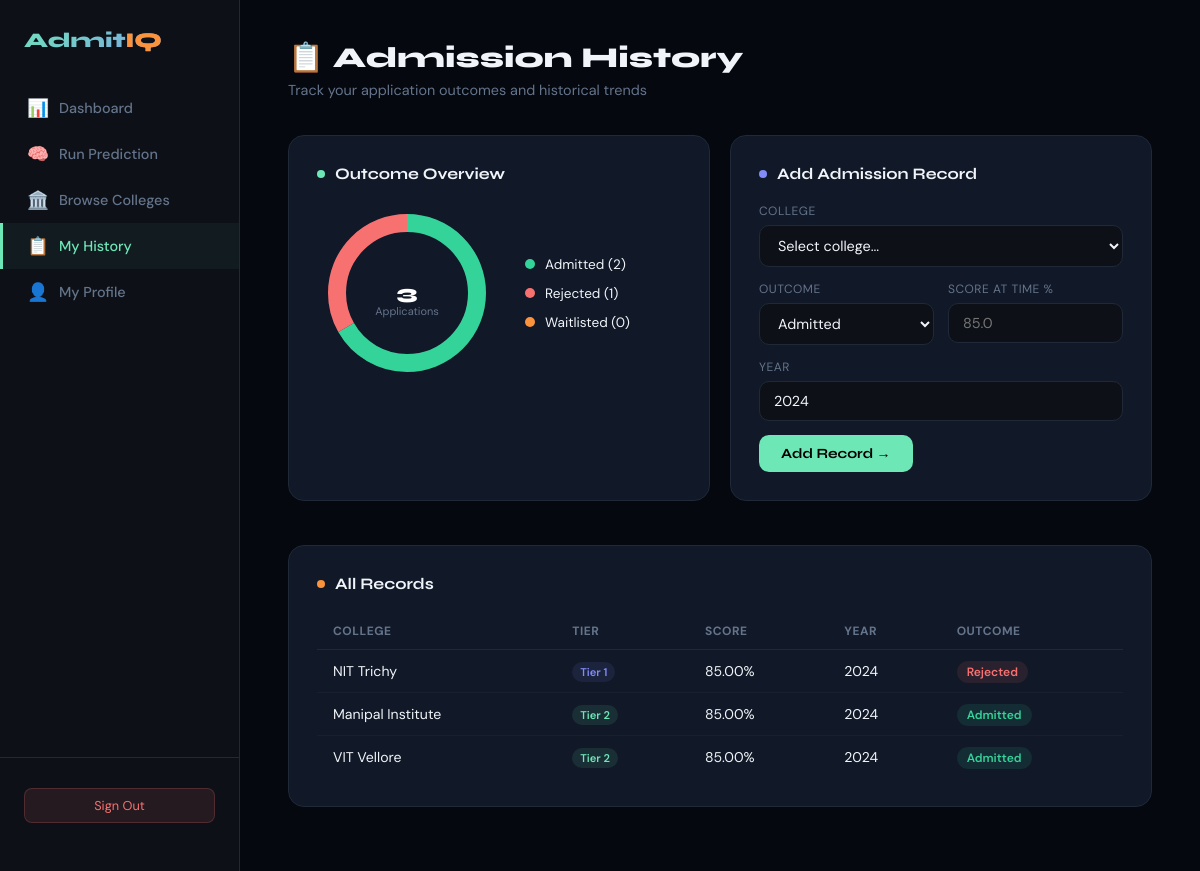
/pages/history.php (signed in), run on the app's committed database.
### tables this page shows
CREATE TABLE IF NOT EXISTS admission_records (
    record_id INT AUTO_INCREMENT PRIMARY KEY,
    student_id INT NOT NULL,
    college_id INT NOT NULL,
    outcome ENUM('Admitted','Rejected','Waitlisted') NOT NULL,
    previous_scores DECIMAL(5,2),
    year INT DEFAULT 2024,
    FOREIGN KEY (student_id) REFERENCES students(student_id) ON DELETE CASCADE,
    FOREIGN KEY (college_id) REFERENCES colleges(college_id) ON DELETE CASCADE
);

CREATE TABLE IF NOT EXISTS colleges (
    college_id INT AUTO_INCREMENT PRIMARY KEY,
    college_name VARCHAR(200) NOT NULL,
    location VARCHAR(100),
    course_list TEXT,
    cutoff_scores DECIMAL(5,2) DEFAULT 0,
    entrance_cutoff DECIMAL(5,2) DEFAULT 0,
    tier ENUM('Tier 1','Tier 2','Tier 3') DEFAULT 'Tier 2',
    created_at TIMESTAMP DEFAULT CURRENT_TIMESTAMP
);

### pages/history.php (the view, shortened to what this page needs)
<!DOCTYPE html>
<html lang="en">
<head>
</head>
<body>
<?php
$db = getDB();
$studentId = $_SESSION['student_id'];
$history  = $db->query("SELECT ar.*,c.college_name,c.tier FROM admission_records ar JOIN colleges c ON ar.college_id=c.college_id WHERE ar.student_id=$studentId ORDER BY ar.year DESC, ar.record_id DESC")->fetch_all(MYSQLI_ASSOC);
$admitted   = count(array_filter($history,fn($h)=>$h['outcome']==='Admitted'));
$rejected   = count(array_filter($history,fn($h)=>$h['outcome']==='Rejected'));
$waitlisted = count(array_filter($history,fn($h)=>$h['outcome']==='Waitlisted'));
$total = count($history);
?>
<aside class="sidebar">
  <div class="sidebar-logo">Admit<span>IQ</span></div>
  <nav>
    <a href="dashboard.php" class="nav-item"><span class="nav-icon">📊</span> Dashboard</a>
    <a href="predict.php"   class="nav-item"><span class="nav-icon">🧠</span> Run Prediction</a>
    <a href="colleges.php"  class="nav-item"><span class="nav-icon">🏛️</span> Browse Colleges</a>
    <a href="history.php"   class="nav-item active"><span class="nav-icon">📋</span> My History</a>
    <a href="profile.php"   class="nav-item"><span class="nav-icon">👤</span> My Profile</a>
  </nav>
  <div class="sidebar-footer">
    <a href="logout.php" class="logout-btn">Sign Out</a>
  </div>
</aside>
<main class="main">
  <div class="page-title">📋 Admission History</div>
  <div class="page-sub">Track your application outcomes and historical trends</div>
  <div class="two-col">
    <div class="card">
      <div class="card-title"><div class="dot"></div> Outcome Overview</div>
      <?php if($total>0):
        $r=70; $cx=90; $cy=90; $c=2*pi()*$r;
        $aD=$admitted/$total*$c; $rD=$rejected/$total*$c; $wD=$waitlisted/$total*$c;
        $aO=0; $rO=$aD; $wO=$aD+$rD;
      ?>
      <div class="donut-wrap">
        <svg width="180" height="180" viewBox="0 0 180 180">
          <circle cx="<?=$cx?>" cy="<?=$cy?>" r="<?=$r?>" fill="none" stroke="var(--border)" stroke-width="18"/>
          <?php if($admitted>0): ?>
          <circle cx="<?=$cx?>" cy="<?=$cy?>" r="<?=$r?>" fill="none" stroke="#34d399" stroke-width="18"
            stroke-dasharray="<?=$aD?> <?=$c?>" stroke-dashoffset="<?='-'.$aO?>" transform="rotate(-90 <?=$cx?> <?=$cy?>)"/>
          <?php endif; if($rejected>0): ?>
          <circle cx="<?=$cx?>" cy="<?=$cy?>" r="<?=$r?>" fill="none" stroke="#f87171" stroke-width="18"
            stroke-dasharray="<?=$rD?> <?=$c?>" stroke-dashoffset="<?='-'.$rO?>" transform="rotate(-90 <?=$cx?> <?=$cy?>)"/>
          <?php endif; if($waitlisted>0): ?>
          <circle cx="<?=$cx?>" cy="<?=$cy?>" r="<?=$r?>" fill="none" stroke="#fb923c" stroke-width="18"
            stroke-dasharray="<?=$wD?> <?=$c?>" stroke-dashoffset="<?='-'.$wO?>" transform="rotate(-90 <?=$cx?> <?=$cy?>)"/>
          <?php endif; ?>
          <text x="<?=$cx?>" y="<?=$cy?>" text-anchor="middle" dy="6" fill="white" font-family="Syne,sans-serif" font-size="20" font-weight="800"><?=$total?></text>
          <text x="<?=$cx?>" y="<?=$cy?>" text-anchor="middle" dy="22" fill="#64748b" font-family="DM Sans,sans-serif" font-size="11">Applications</text>
        </svg>
        <div class="donut-legend">
          <div class="leg-item"><div class="leg-dot" style="background:#34d399"></div> Admitted (<?=$admitted?>)</div>
          <div class="leg-item"><div class="leg-dot" style="background:#f87171"></div> Rejected (<?=$rejected?>)</div>
          <div class="leg-item"><div class="leg-dot" style="background:#fb923c"></div> Waitlisted (<?=$waitlisted?>)</div>
        </div>
      </div>
      <?php else: ?>
        <div class="empty">No records yet — add your first below.</div>
      <?php endif; ?>
    </div>
    <div class="card">
      <div class="card-title"><div class="dot" style="background:var(--accent2)"></div> Add Admission Record</div>
      <form method="POST">
        <div class="form-group">
          <label>College</label>
          <select name="college_id" required>
            <option value="">Select college...</option>
          </select>
        </div>
        <div class="form-row">
          <div class="form-group">
            <label>Outcome</label>
            <select name="outcome" required>
              <option value="Admitted">Admitted</option>
            </select>
          </div>
          <div class="form-group">
            <label>Score at Time %</label>
            <input type="number" name="previous_scores" min="0" max="100" step="0.1" placeholder="85.0">
          </div>
        </div>
        <div class="form-group">
          <label>Year</label>
          <input type="number" name="year" value="2024" min="2010" max="2030">
        </div>
        <button type="submit" class="btn-primary">Add Record →</button>
      </form>
    </div>
  </div>
  <div class="card">
    <div class="card-title"><div class="dot" style="background:var(--accent3)"></div> All Records</div>
    <?php if(empty($history)): ?>
      <div class="empty">No admission history yet. Add records above.</div>
    <?php else: ?>
    <div class="table-wrap">
      <table>
        <thead><tr><th>College</th><th>Tier</th><th>Score</th><th>Year</th><th>Outcome</th></tr></thead>
        <tbody>
        <?php foreach($history as $h): ?>
        <tr>
          <td><?= htmlspecialchars($h['college_name']) ?></td>
          <td><span class="tier-badge <?= strtolower(str_replace(' ','',$h['tier'])) ?>"><?= $h['tier'] ?></span></td>
          <td><?= $h['previous_scores'] ?>%</td>
          <td><?= $h['year'] ?></td>
          <td><span class="outcome-badge <?= strtolower($h['outcome']) ?>"><?= $h['outcome'] ?></span></td>
        </tr>
        <?php endforeach; ?>
        </tbody>
      </table>
    </div>
    <?php endif; ?>
  </div>
</main>
</body>
</html>

### pages/history.php (style rules this page uses)
*, *::before, *::after { box-sizing: border-box; margin: 0; padding: 0; }
:root { --bg:#05080f; --surface:#0d1117; --card:#111827; --border:#1f2937; --accent:#6ee7b7; --accent2:#818cf8; --accent3:#fb923c; --text:#f1f5f9; --muted:#64748b; --danger:#f87171; --success:#34d399; }
body { font-family:'DM Sans',sans-serif; background:var(--bg); color:var(--text); display:flex; min-height:100vh; }
.sidebar { width:240px; min-height:100vh; background:var(--surface); border-right:1px solid var(--border); display:flex; flex-direction:column; position:fixed; left:0; top:0; bottom:0; z-index:100; padding:28px 0; }
.sidebar-logo { font-family:'Syne',sans-serif; font-size:1.3rem; font-weight:800; background:linear-gradient(135deg,var(--accent),var(--accent2)); -webkit-background-clip:text; -webkit-text-fill-color:transparent; padding:0 24px; margin-bottom:32px; }
.sidebar-logo span { -webkit-text-fill-color:var(--accent3); }
.nav-item { display:flex; align-items:center; gap:12px; padding:12px 24px; color:var(--muted); text-decoration:none; font-size:0.9rem; font-weight:500; transition:all 0.2s; border-left:3px solid transparent; }
.nav-item.active { color:var(--accent); border-left-color:var(--accent); background:rgba(110,231,183,0.05); }
.nav-icon { font-size:1.1rem; width:20px; }
.sidebar-footer { margin-top:auto; padding:20px 24px; border-top:1px solid var(--border); }
.logout-btn { display:block; text-align:center; padding:8px; margin-top:10px; background:rgba(248,113,113,0.1); border:1px solid rgba(248,113,113,0.2); color:var(--danger); border-radius:8px; text-decoration:none; font-size:0.8rem; }
.main { margin-left:240px; flex:1; padding:40px 48px; }
.page-title { font-family:'Syne',sans-serif; font-size:1.8rem; font-weight:800; margin-bottom:6px; }
.page-sub { color:var(--muted); font-size:0.9rem; margin-bottom:36px; }
.card { background:var(--card); border:1px solid var(--border); border-radius:16px; padding:28px; margin-bottom:24px; }
.card-title { font-family:'Syne',sans-serif; font-size:1rem; font-weight:700; margin-bottom:20px; display:flex; align-items:center; gap:10px; }
.dot { width:8px; height:8px; border-radius:50%; background:var(--accent); }
.two-col { display:grid; grid-template-columns:1fr 1fr; gap:20px; margin-bottom:20px; }
.donut-wrap { display:flex; align-items:center; gap:28px; }
.donut-legend { display:flex; flex-direction:column; gap:12px; }
.leg-item { display:flex; align-items:center; gap:10px; font-size:0.85rem; }
.leg-dot { width:10px; height:10px; border-radius:50%; }
.table-wrap { overflow-x:auto; }
table { width:100%; border-collapse:collapse; font-size:0.88rem; }
th { text-align:left; padding:10px 16px; color:var(--muted); font-size:0.75rem; text-transform:uppercase; letter-spacing:0.5px; border-bottom:1px solid var(--border); }
td { padding:12px 16px; border-bottom:1px solid rgba(31,41,55,0.5); }
tr:last-child td { border-bottom:none; }
.outcome-badge { padding:3px 10px; border-radius:20px; font-size:0.75rem; font-weight:600; }
.admitted { background:rgba(52,211,153,0.1); color:var(--success); }
.rejected { background:rgba(248,113,113,0.1); color:var(--danger); }
.tier-badge { padding:3px 8px; border-radius:10px; font-size:0.7rem; font-weight:600; }
.tier1 { background:rgba(129,140,248,0.1); color:var(--accent2); }
.tier2 { background:rgba(110,231,183,0.1); color:var(--accent); }
label { display:block; font-size:0.75rem; text-transform:uppercase; letter-spacing:0.5px; color:var(--muted); margin-bottom:6px; }
select, input { width:100%; padding:10px 14px; background:var(--surface); border:1px solid var(--border); border-radius:10px; color:var(--text); font-family:'DM Sans',sans-serif; font-size:0.9rem; outline:none; transition:border-color 0.2s; }
select option { background:var(--card); }
.form-row { display:grid; grid-template-columns:1fr 1fr; gap:14px; }
.form-group { margin-bottom:14px; }
.btn-primary { padding:10px 22px; border-radius:10px; border:none; background:var(--accent); color:#000; font-family:'Syne',sans-serif; font-weight:700; cursor:pointer; transition:all 0.2s; font-size:0.88rem; }

### data on the page
admission_records: college.college_name "NIT Trichy", college.tier "Tier 1", previous_scores "85.00", year "2024", outcome "Rejected"
admission_records: college.college_name "Manipal Institute", college.tier "Tier 2", previous_scores "85.00", year "2024", outcome "Admitted"
admission_records: college.college_name "VIT Vellore", college.tier "Tier 2", previous_scores "85.00", year "2024", outcome "Admitted"

### other printed values
$total "3"
$admitted "2"
$rejected "1"
$waitlisted "0"
